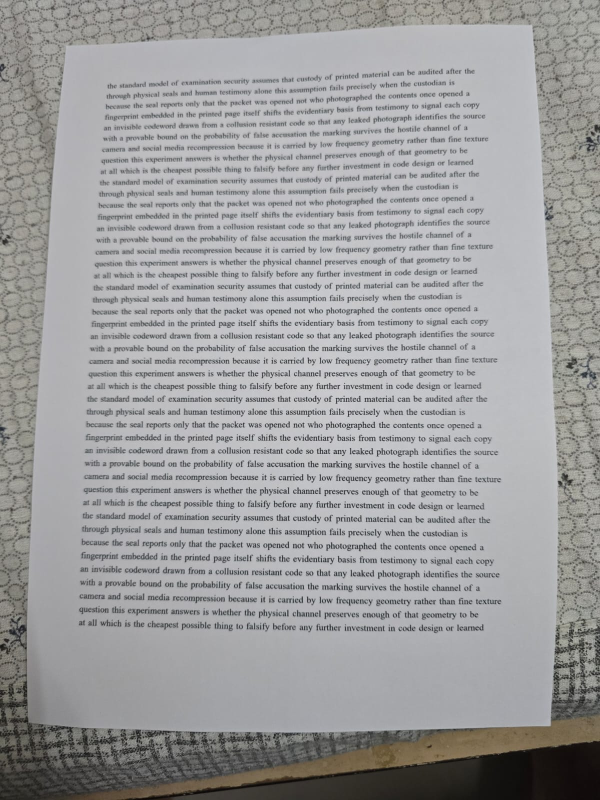
#> input picture control_received.jpeg, 1200 x 1600 px (shown at 1/2 size)
$ python -i decode.py   (imports and definitions only)
#> lines starting #> are read from the running program, lines starting #| are printed output that depends on the picture
#!/usr/bin/env python3
# SPDX-License-Identifier: Apache-2.0
"""Blind smoke-test decoder for Carrier 1 (word-shift + line-shift).

Blind means: no fiducials, no access to the original image, geometry recovered
from text baselines only. The decoder knows the public encoding convention
(triplet structure, interior-word slots, sign convention). The sidecar meta
JSON is used ONLY to score the blind decode against ground truth.

Pipeline: grayscale -> deskew (profile-variance search) -> line segmentation
(row-profile runs) -> per-line baseline (median of component bottoms) ->
line-shift bits from baseline-spacing differentials -> per-line column profile
-> subpixel gap widths (threshold-crossing interpolation) -> word-shift bits
from adjacent-gap differentials. Sign decisions only, so the decoder is
scale-free.

Usage:
  python decode.py --img captured.jpg --meta meta.json
"""
import argparse, json
import numpy as np
import cv2


def deskew(gray):
    small = cv2.resize(gray, (1000, int(1000 * gray.shape[0] / gray.shape[1])),
                       interpolation=cv2.INTER_AREA)
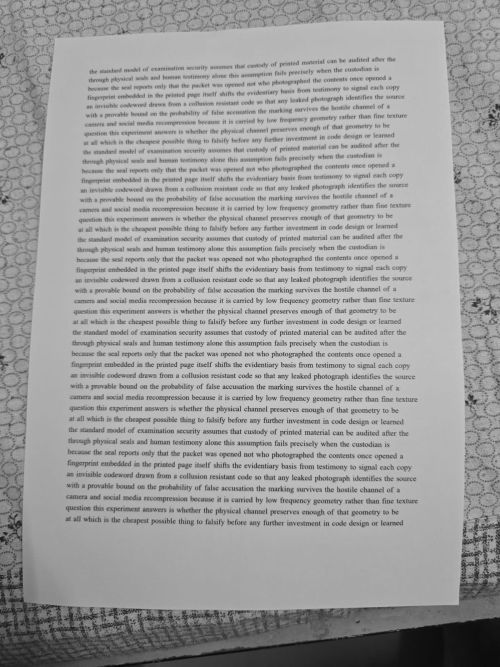
#> small: shape (1333, 1000) (shown at 1/2 size); min 8, max 215, mean 158.3
    ink = 255 - small
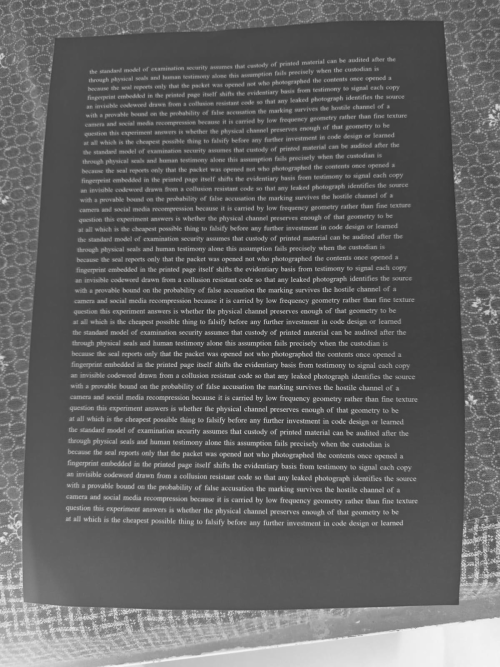
#> ink: shape (1333, 1000) (shown at 1/2 size); min 40, max 247, mean 96.7
    best_a, best_v = 0.0, -1.0
    for a in np.arange(-3.0, 3.001, 0.05):
        M = cv2.getRotationMatrix2D((small.shape[1] / 2, small.shape[0] / 2),
                                    a, 1.0)
        r = cv2.warpAffine(ink, M, (small.shape[1], small.shape[0]))
        v = float(np.var(r.sum(axis=1)))
        if v > best_v:
            best_v, best_a = v, a
#> this loop made 121 passes
#> (v, best_v, best_a) on passes 1 to 12: (607609843.2, 607609843.2, -3), (611972999.3, 611972999.3, -2.95), (616371520.2, 616371520.2, -2.9), (620765610, 620765610, -2.85), (625190440.9, 625190440.9, -2.8), (629633002.6, 629633002.6, -2.75), (634125020.2, 634125020.2, -2.7), (638618959.3, 638618959.3, -2.65), (643194859.8, 643194859.8, -2.6), (647742656.5, 647742656.5, -2.55), (652368681.9, 652368681.9, -2.5), (656998593.3, 656998593.3, -2.45)
#> pass 1, in deskew, `r = cv2.warpAffine(ink, M, (small.shape[1], small.shape[0]))`:
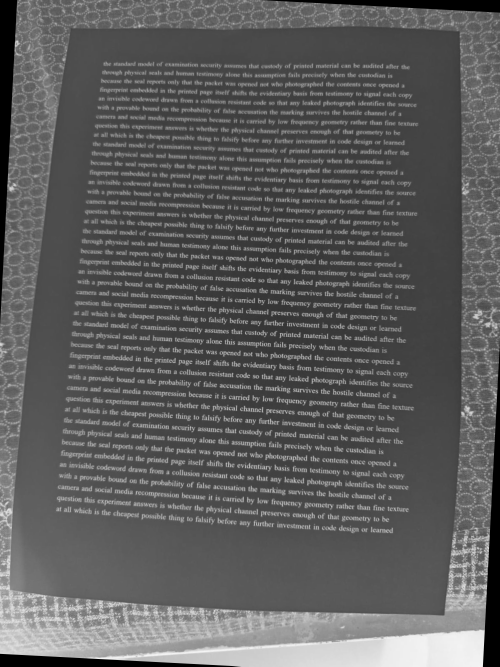
#> r: shape (1333, 1000) (shown at 1/2 size); min 0, max 247, mean 92.9
#> after the loop, best_a = -1.07e-14; best_v = 928652575.1
    M = cv2.getRotationMatrix2D((gray.shape[1] / 2, gray.shape[0] / 2),
                                best_a, 1.0)
#> M = [[1, -1.86e-16, 1.49e-13], [1.86e-16, 1, -1.12e-13]]
    return cv2.warpAffine(gray, M, (gray.shape[1], gray.shape[0]),
                          flags=cv2.INTER_LINEAR, borderValue=255), best_a


# [177 lines left out: functions segment_lines, line_baseline, subpixel_gaps, main, not called in this run]


# [2 lines not run here, left out]

>>> import cv2
>>> picture = cv2.imread('control_received.jpeg', cv2.IMREAD_GRAYSCALE)
>>> result = deskew(picture)
